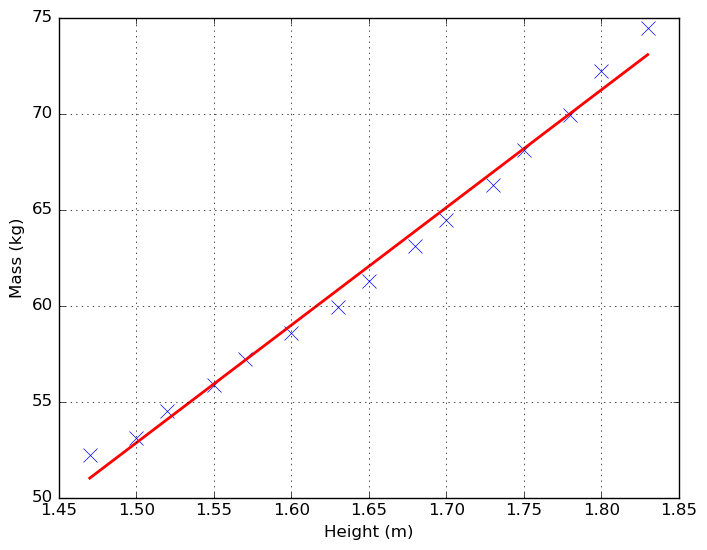

This figure's Python source:
#!/usr/bin/env python
# -*- coding: utf-8 -*-#
from __future__ import division

import scipy.stats
import matplotlib.pyplot as plt
import numpy as np

def main():

	'''
	This example concerns the data set from the ordinary least squares article. 
	This data set gives average masses for women as a function of their height 
	in a sample of American women of age 30–39.
	'''

	x = [1.47, 1.50, 1.52, 1.55, 1.57, 1.60, 1.63, 1.65, 1.68, 1.70, 1.73, 1.75, 1.78, 1.80, 1.83]
	y = [52.21, 53.12, 54.48, 55.84, 57.20, 58.57, 59.93, 61.29, 63.11, 64.47, 66.28, 68.10, 69.92, 72.19, 74.46]


	# Step 1: regression analysis
	slope, intercept, r_value, p_value, std_err = scipy.stats.linregress(x,y)

	print "slop\t", slope
	print "intercept\t", intercept
	print "R-squared\t", r_value**2
	print "p-value\t", p_value	
	print "standard error\t", std_err

	# Step 2: plot the graph
	fig, ax = plt.subplots()

	# plot scatter
	ax.plot(x, y, 'bx', markersize=10)

	# plot the straight line
	new_x = np.linspace(min(x), max(x), 1000)
	new_y = slope * new_x + intercept

	ax.plot(new_x, new_y, 'r', linewidth=2)
	ax.set_xlabel('Height (m)')
	ax.set_ylabel('Mass (kg)')
	plt.grid()

	out_file = 'simple_regression_analysis.png'
	plt.savefig(out_file, bbox_inches='tight')

	plt.show()

if __name__ == '__main__':
	main()